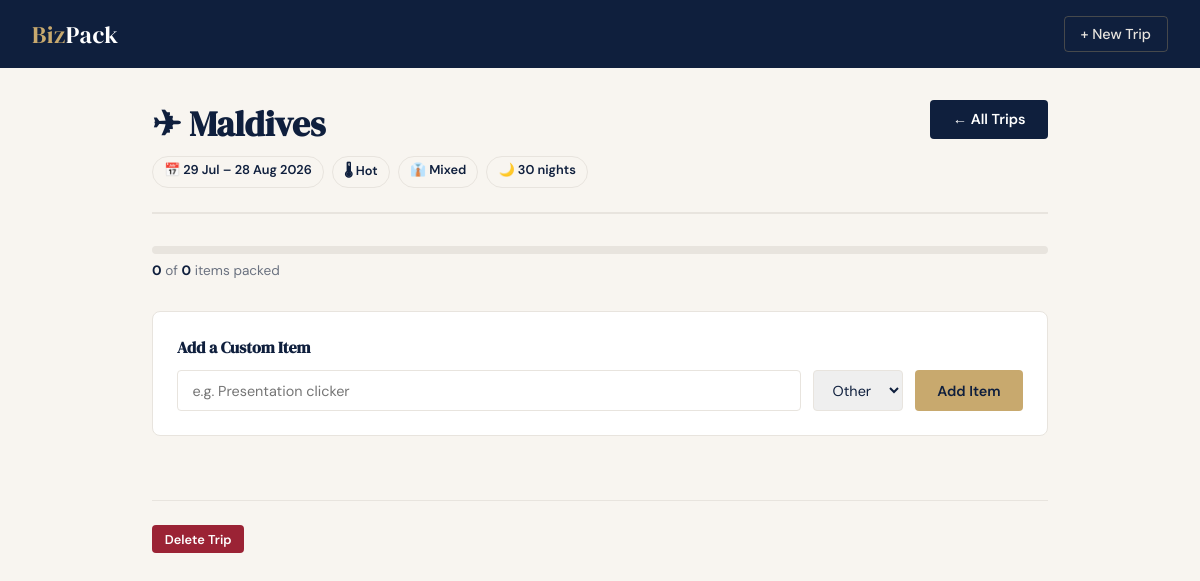
Screenshot of /3/ with the database file from the repository.
### trips/models.py (models this page shows, shortened)
class Trip(models.Model):
    CLIMATE_CHOICES = [
        ('hot', 'Hot'),
        ('warm', 'Warm'),
        ('mild', 'Mild'),
        ('cold', 'Cold'),
    ]
    MEETING_CHOICES = [
        ('client', 'Client Meetings'),
        ('conference', 'Conference / Event'),
        ('internal', 'Internal Team'),
        ('mixed', 'Mixed'),
    ]
    destination = models.CharField(max_length=200)
    departure_date = models.DateField()
    return_date = models.DateField()
    climate = models.CharField(max_length=20, choices=CLIMATE_CHOICES)
    meeting_type = models.CharField(max_length=20, choices=MEETING_CHOICES)
    notes = models.TextField(blank=True, help_text="Any extra context (e.g. black tie dinner, outdoor site visit)")
    created_at = models.DateTimeField(auto_now_add=True)
    @property
    def duration_nights(self):
        return (self.return_date - self.departure_date).days

### trips/views.py (the view)
# urls.py: path('<int:pk>/', views.trip_detail, name='trip_detail'),
def trip_detail(request, pk):
    trip = get_object_or_404(Trip, pk=pk)
    items_by_category = {}
    for item in trip.items.select_related('category').order_by('category__name', 'name'):
        cat = item.category
        if cat not in items_by_category:
            items_by_category[cat] = []
        items_by_category[cat].append(item)
    total = trip.items.count()
    packed = trip.items.filter(packed=True).count()
    progress = int((packed / total) * 100) if total > 0 else 0
    return render(request, 'trips/trip_detail.html', {
        'trip': trip,
        'items_by_category': items_by_category,
        'total': total,
        'packed': packed,
        'progress': progress,
    })

### templates/trips/trip_detail.html (shortened to what this page needs)
{% extends 'base.html' %}
{% block content %}
<div class="trip-header">
  <div>
    <h1>✈ {{ trip.destination }}</h1>
    <div class="trip-meta-row">
      <span class="badge">📅 {{ trip.departure_date|date:"d M" }} – {{ trip.return_date|date:"d M Y" }}</span>
      <span class="badge">🌡 {{ trip.get_climate_display }}</span>
      <span class="badge">👔 {{ trip.get_meeting_type_display }}</span>
      <span class="badge">🌙 {{ trip.duration_nights }} night{{ trip.duration_nights|pluralize }}</span>
    </div>
  </div>
  <a href="{% url 'trip_list' %}" class="btn btn-primary">← All Trips</a>
</div>
<div class="progress-bar-wrap">
</div>
<div class="progress-label" id="progress-label">
  <strong id="packed-count">{{ packed }}</strong> of <strong>{{ total }}</strong> items packed
</div>
<div class="add-item-section">
  <h2 style="font-size:1rem; margin-bottom:0.75rem;">Add a Custom Item</h2>
  <div class="add-item-form">
    <input type="text" id="new-item-name" placeholder="e.g. Presentation clicker" />
    <select id="new-item-category">
      <option>Other</option>
    </select>
    <button class="btn btn-gold" onclick="addItem()">Add Item</button>
  </div>
</div>
<div class="danger-zone">
  <form method="post" action="{% url 'trip_delete' trip.pk %}" onsubmit="return confirm('Delete this trip and its packing list?')">
    <button type="submit" class="btn btn-danger btn-sm">Delete Trip</button>
  </form>
</div>
{% endblock %}

### templates/base.html (style rules this page uses)
*, *::before, *::after { box-sizing: border-box; margin: 0; padding: 0; }
:root { --navy: #0f1f3d; --gold: #c8a96e; --cream: #f8f5f0; --white: #ffffff; --grey: #6b7280; --light: #e8e4de; --green: #2d6a4f; --red: #9b2335; }
body { font-family: 'DM Sans', sans-serif; background: var(--cream); color: var(--navy); min-height: 100vh; }
h1 { font-family: 'DM Serif Display', serif; font-size: 2.2rem; color: var(--navy); margin-bottom: 0.25rem; }
h2 { font-family: 'DM Serif Display', serif; font-size: 1.4rem; color: var(--navy); margin-bottom: 1rem; }
.btn { display: inline-block; padding: 0.65rem 1.4rem; border-radius: 4px; font-family: 'DM Sans', sans-serif; font-size: 0.9rem; font-weight: 600; cursor: pointer; text-decoration: none; border: none; transition: all 0.2s; }
.btn-primary { background: var(--navy); color: var(--white); }
.btn-gold { background: var(--gold); color: var(--navy); }
.btn-danger { background: var(--red); color: var(--white); }
.btn-sm { padding: 0.35rem 0.8rem; font-size: 0.8rem; }

### templates/trips/trip_detail.html (style rules this page uses)
.trip-header { display: flex; align-items: flex-start; justify-content: space-between; margin-bottom: 2rem; padding-bottom: 1.5rem; border-bottom: 2px solid var(--light); flex-wrap: wrap; gap: 1rem; }
.trip-meta-row { display: flex; gap: 0.5rem; flex-wrap: wrap; margin-top: 0.5rem; }
.badge { display: inline-block; padding: 0.25rem 0.7rem; border-radius: 20px; font-size: 0.8rem; font-weight: 600; background: var(--cream); color: var(--navy); border: 1px solid var(--light); }
.progress-bar-wrap { background: var(--light); border-radius: 4px; height: 8px; margin: 1.5rem 0 0.5rem; overflow: hidden; }
.progress-label { font-size: 0.85rem; color: var(--grey); margin-bottom: 2rem; }
.progress-label strong { color: var(--navy); }
.add-item-section { background: var(--white); border-radius: 8px; border: 1px solid var(--light); padding: 1.5rem; margin-bottom: 2rem; }
.add-item-form { display: flex; gap: 0.75rem; flex-wrap: wrap; }
.add-item-form input, .add-item-form select { padding: 0.6rem 0.9rem; border: 1.5px solid var(--light); border-radius: 4px; font-family: 'DM Sans', sans-serif; font-size: 0.9rem; color: var(--navy); outline: none; transition: border-color 0.2s; }
.add-item-form input { flex: 1; min-width: 180px; }
.danger-zone { border-top: 1px solid var(--light); padding-top: 1.5rem; margin-top: 1rem; }

### rows the page displays
Trip: destination "Maldives", departure_date "29 Jul", return_date "28 Aug 2026", climate "Hot", meeting_type "Mixed", duration_nights "30"

### other values shown
{{ packed }} "0"
{{ total }} "0"
